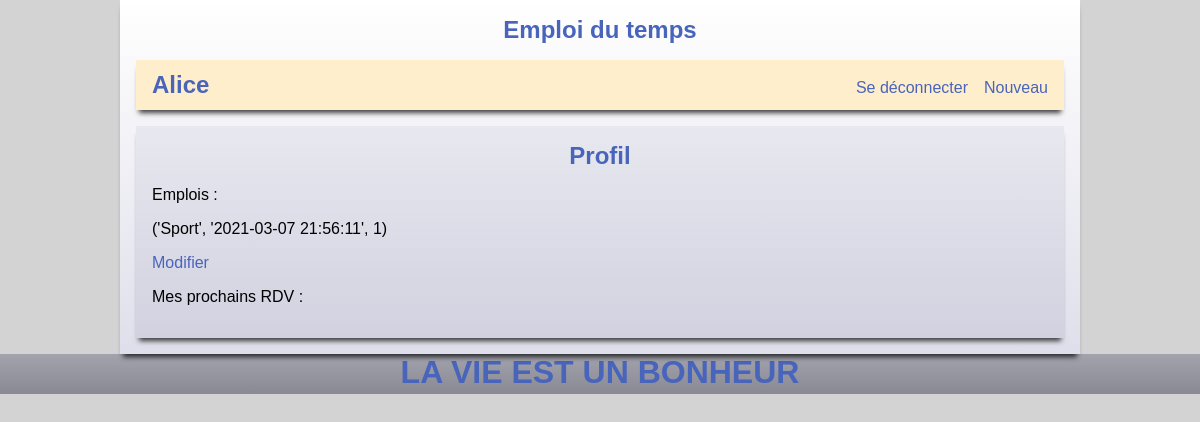
The app's page /profil (signed in), older data.
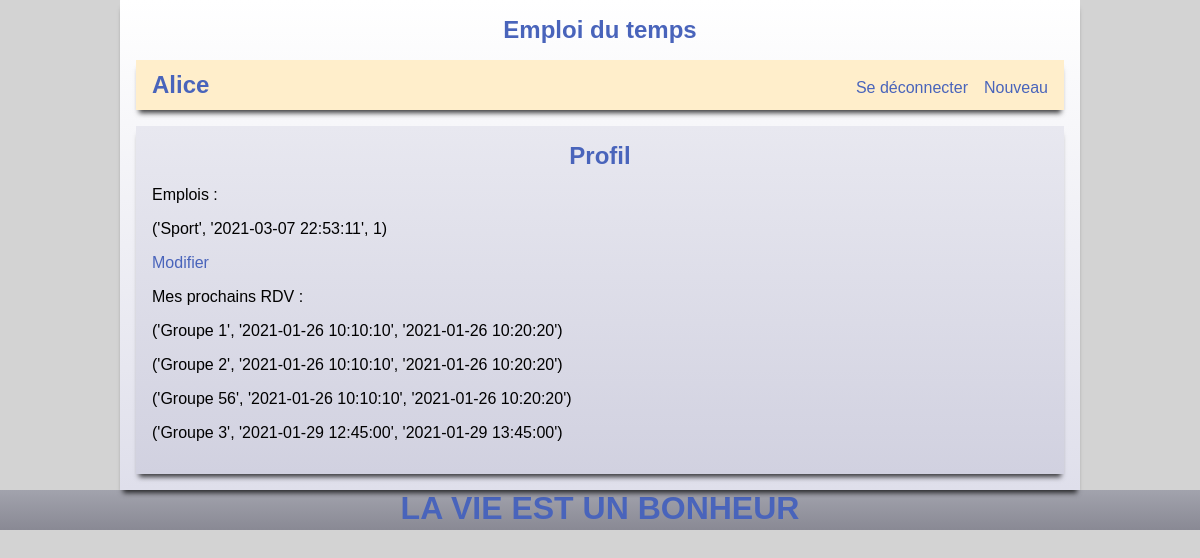
The same page, newer data.
### tables this page shows
CREATE TABLE emploi (
  id_e      INTEGER     PRIMARY KEY AUTOINCREMENT,
  auteur_id INTEGER     NOT NULL REFERENCES membres (id_m),
  cree_le   TIMESTAMP   NOT NULL DEFAULT CURRENT_TIMESTAMP,
  nom       VARCHAR(50) NOT NULL
);

CREATE TABLE horaire (
  id_h        INTEGER     PRIMARY KEY AUTOINCREMENT,
  emploi_id   INTEGER     NOT NULL REFERENCES emploi (id_e),
  groupe_id   INTEGER     REFERENCES groupe (id_g),
  lieu_id     INTEGER     REFERENCES lieu (id_l),
  debut       TIMESTAMP   NOT NULL,
  fin         TIMESTAMP   NOT NULL,
  description TEXT,
  CHECK (debut < fin)
);

### app.py (the view)
@app.route('/profil')
def profil():
    global emplois
    global cday
    global semaine
    emplois = recuperer_emplois(session['userid'])
    cday = datetime.date.today()
    semaine = current_week(cday)
    horaires = recuperer_horaire_de_groupe(session['userid'])
    return render_template('profil.html', infos = (emplois, horaires))

### date.py (called while the page is built)
def current_week(cday):
    calendar = Calendar()
    months = calendar.monthdatescalendar(cday.year, cday.month)
    for week in months:
        for day in week:
            if day == cday:
                curr_week = week
    result = []
    for i in range(len(curr_week)):
        result.append(Jour(curr_week[i]))
    return result

def jourl_avec_jour(annee, mois, jour):
    calendar = Calendar()
    months = calendar.monthdatescalendar(annee, mois)
    for week in months:
        for i in range(len(week)):
            if week[i].day == jour:
                return jours[i]

### db.py (called while the page is built)
def recuperer_emplois(id):
    with db.connect("emploi.db") as c:
        curs = c.execute("""SELECT nom, cree_le, id_e FROM emploi WHERE auteur_id = ?""", (id,))
        emplois = curs.fetchall()
        result = [0] * len(emplois)
        for i in range(len(emplois)):
            curs = c.execute("""SELECT id_h, groupe_id, lieu_id, debut, fin, description FROM horaire WHERE emploi_id = ?""", (emplois[i][2],))
            horaires = curs.fetchall()
            result[i] = (emplois[i], horaires)
        return result

### templates/profil.html
{% extends 'base.html' %}
{% block entete %}
    <h2>Profil</h2>
{% endblock %}
{% block contenu %}
    {% if infos != None %}
        <p>Emplois :</p>
        {% for emploi in infos[0] %}
            <p>{{ emploi[0] }}</p>
            <a href='{{ url_for("setemploi", id_emploi=emploi[0][2]) }}'>Modifier</a>
        {% endfor %}
        <p>Mes prochains RDV :</p>
        {% for info in infos[1] %}
            <p>{{ info }}</p>
        {% endfor %}
    {% endif %}
{% endblock %}

Row changes from the older to the newer data that the page shows:
changed emploi: emploi "('Sport', '2021-03-07 21:56:11', 1)" → "('Sport', '2021-03-07 22:53:11', 1)"
now on this page (row unchanged): horaire: info "('Groupe 1', '2021-01-26 10:10:10', '2021-01-26 10:20:20')"
now on this page (row unchanged): horaire: info "('Groupe 2', '2021-01-26 10:10:10', '2021-01-26 10:20:20')"
now on this page (row edited): horaire: info "('Groupe 56', '2021-01-26 10:10:10', '2021-01-26 10:20:20')"
added horaire: info "('Groupe 3', '2021-01-29 12:45:00', '2021-01-29 13:45:00')"
